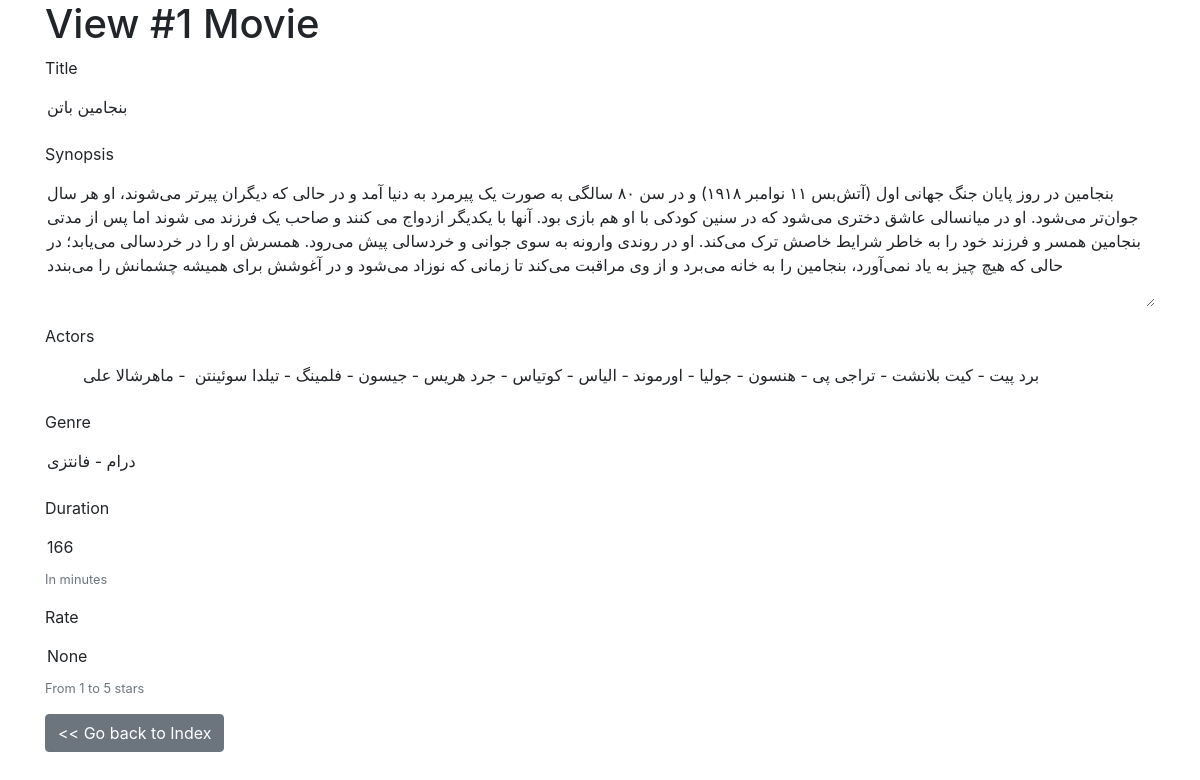
The app's page /movies/view/1 with its own data.
### movies/models.py (models this page shows)
class Movie(models.Model):
    title = models.CharField(max_length=255)
    synopsis = models.TextField()
    actors = models.CharField(max_length=255)
    genre = models.CharField(max_length=255)
    duration = models.IntegerField()
    rate = models.IntegerField()

### movies/views.py (the view)
# urls.py: path('view/<int:movie_id>', views.view, name='movies_view'),
def view(request, movie_id=None):
    movie = Movie.objects.filter(id=movie_id).first()
    context = { 'movie': movie }
    template = loader.get_template('movies/view.html')
    return HttpResponse(template.render(context, request))

### movies/templates/movies/view.html (shortened to what this page needs)
{% load static %}
<html>
    <head>
        <link rel="stylesheet" href="{% static 'movies/bootstrap-4.1.3/css/bootstrap.min.css' %}" >
    </head>
    <div class="container">
        <h1>View #{{movie.id}} Movie</h1>
        <form id="edit_form" method="POST" action="{% url 'movies_edit' movie.id %}">
            <div class="form-group">
                <label for="title">Title</label>
                <input type="text" name="title" readonly class="form-control-plaintext" value="{{ movie.title }}" />
            </div>
            <div class="form-group">
                <label for="synopsis">Synopsis</label>
                <textarea name="synopsis" rows="5" readonly class="form-control-plaintext" >{{ movie.synopsis }}</textarea>
            </div>
            <div class="form-group">
                <label for="actors">Actors</label>
                <input type="text" name="actors" readonly class="form-control-plaintext" value="{{ movie.actors }}" />
            </div>
            <div class="form-group">
                <label for="genre">Genre</label>
                <input type="text" name="genre" readonly class="form-control-plaintext" value="{{ movie.genre }}" />
            </div>
            <div class="form-group">
                <label for="duration">Duration</label>
                <input type="text" name="duration" readonly class="form-control-plaintext" value="{{ movie.duration }}" />
                <small class="form-text text-muted">In minutes</small>
            </div>
            <div class="form-group">
                <label for="rate">Rate</label>
                <input type="text" name="rate" readonly class="form-control-plaintext" value="{{ movie.rate }}" />
                <small class="form-text text-muted">From 1 to 5 stars</small>
            </div>
            <div class="row">
                <div class="col-md-6">
                    <a class="btn btn-secondary" href="{% url 'movies_index' %}"><< Go back to Index</a>
                </div>
        </form>
    </div>
</html>

### records on screen
Movie: id "1", title "بنجامین باتن", synopsis "بنجامین در روز پایان جنگ جهانی اول (آتش‌بس ۱۱ نوامبر ۱۹۱۸) و در سن ۸۰ سالگی به صورت یک پیرمرد به دنیا آمد و در حالی که دیگران پیرتر می‌شوند، او هر سال جوان‌تر می‌شود. او در میانسالی عاشق دختری می‌شود که در سنین کودکی با او هم بازی بود. آنها با یکدیگر ازدواج می کنند و صاحب یک فرزند می شوند اما پس از مدتی بنجامین همسر و فرزند خود را به خاطر شرایط خاصش ترک می‌کند. او در روندی وارونه به سوی جوانی و خردسالی پیش می‌رود. همسرش او را در خردسالی می‌یابد؛ در حالی که هیچ چیز به یاد نمی‌آورد، بنجامین را به خانه می‌برد و از وی مراقبت می‌کند تا زمانی که نوزاد می‌شود و در آغوشش برای همیشه چشمانش را می‌بندد", actors "برد پیت - کیت بلانشت - تراجی پی - هنسون - جولیا - اورموند - الیاس - کوتیاس - جرد هریس - جیسون - فلمینگ - تیلدا سوئینتن - ماهرشالا علی", genre "درام - فانتزی", duration "166", rate "None"
